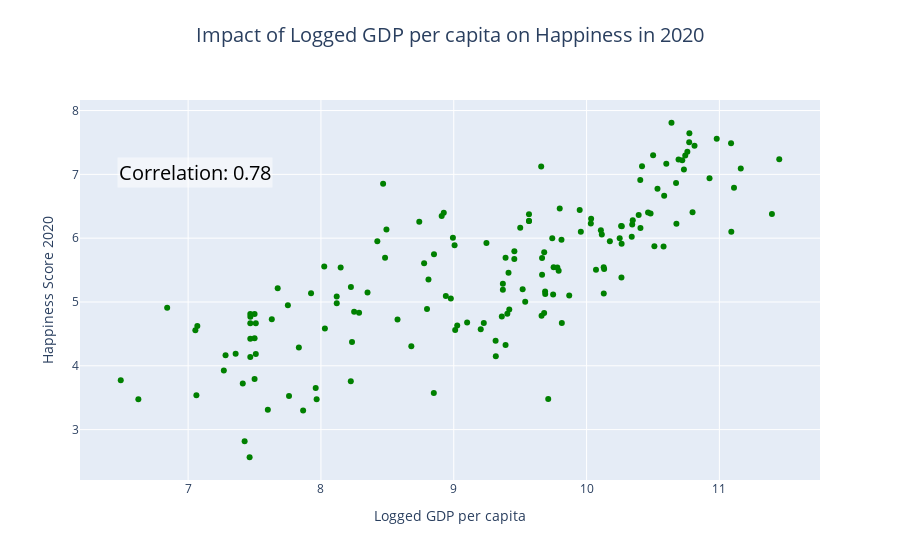

The code cell stored with this chart in its notebook:
### Markdown cell above
This graph shows the correlations between different statistics of a country and how happy people are in that country. As you can see in this graph: logged GDP per capita, has the highest correlation with happiness. Which leads to a conclusion that wealth does give the most happiness. below you can see a detailed view of that.

### Code cell
import pandas as pd
import plotly.express as px
from scipy.stats import pearsonr

# Load the dataset
df = pd.read_csv('databases/merged_dataset2_updated.csv')

# Extract relevant columns
df = df[['Country', 'Logged GDP per capita', 'Happiness Score 2020']]

# Convert to numeric, handling errors if any
df['Logged GDP per capita'] = pd.to_numeric(df['Logged GDP per capita'], errors='coerce')
df['Happiness Score 2020'] = pd.to_numeric(df['Happiness Score 2020'], errors='coerce')

# Drop rows with missing values
df = df.dropna()

# Compute correlation coefficient
corr_social_support, _ = pearsonr(df['Logged GDP per capita'], df['Happiness Score 2020'])

# Create interactive scatter plot for Social Support vs Happiness Score
fig = px.scatter(df, x='Logged GDP per capita', y='Happiness Score 2020', 
                 title='Logged GDP per capita vs Happiness Score 2020',
                 labels={'Logged GDP per capita': 'Logged GDP per capita', 'Happiness Score 2020': 'Happiness Score 2020'},
                 hover_name='Country', hover_data={'Happiness Score 2020': ':.2f', 'Logged GDP per capita': ':.2f'})

fig.update_traces(marker=dict(color='green'))

# Add annotation for the correlation coefficient
fig.add_annotation(
    text=f'Correlation: {corr_social_support:.2f}',
    xref='paper', yref='paper',
    x=0.05, y=0.85,
    showarrow=False,
    font=dict(size=20, color='black'),
    align='left', bgcolor='rgba(255, 255, 255, 0.5)'
)

# Update layout with centered and larger title
fig.update_layout(
    title_text='Impact of Logged GDP per capita on Happiness in 2020',
    title_x=0.5,  # Center title horizontally
    title_y=0.95,  # Position title slightly above the plots
    title_font=dict(size=20),  # Increase font size
    showlegend=False
)

# Show the figure
fig.show()

### Figure 1 — Plotly figure (JSON) as saved in the notebook; plotly's stock layout.template omitted (floating-point values rounded to 4 significant figures; data arrays with more than 128 entries replaced by an {"elided": "..."} marker saying what was removed)
{"data": [{"hovertemplate": "<b>%{hovertext}</b><br><br>Logged GDP per capita=%{x:.2f}<br>Happiness Score 2020=%{y:.2f}<extra></extra>", "hovertext": {"elided": "154 str values"}, "legendgroup": "", "marker": {"color": "green", "symbol": "circle"}, "mode": "markers", "name": "", "orientation": "v", "showlegend": false, "type": "scatter", "x": {"elided": "154 float values"}, "xaxis": "x", "y": {"elided": "154 float values"}, "yaxis": "y"}], "layout": {"annotations": [{"align": "left", "bgcolor": "rgba(255, 255, 255, 0.5)", "font": {"color": "black", "size": 20}, "showarrow": false, "text": "Correlation: 0.78", "x": 0.05, "xref": "paper", "y": 0.85, "yref": "paper"}], "autosize": true, "legend": {"tracegroupgap": 0}, "showlegend": false, "title": {"font": {"size": 20}, "text": "Impact of Logged GDP per capita on Happiness in 2020", "x": 0.5, "y": 0.95}, "xaxis": {"anchor": "y", "autorange": true, "domain": [0, 1], "range": [6.193, 11.75], "title": {"text": "Logged GDP per capita"}, "type": "linear"}, "yaxis": {"anchor": "x", "autorange": true, "domain": [0, 1], "range": [2.134, 8.241], "title": {"text": "Happiness Score 2020"}, "type": "linear"}}}
